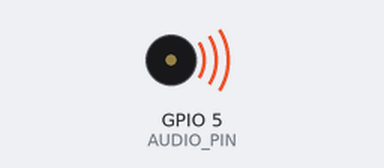
Bench run of a sketch on a simulated ESP32. On the bench: buzzer (waves = sounding). Random numbers use the default seed unless the sketch sets one; what the sketch prints to the serial monitor is not drawn.

Above: at 0.1 s.
Timing chart, 0 to 37.3 s (numbered marks = the images above):
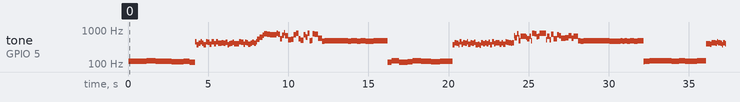

Measured:
- by itself, tone on GPIO 5 (AUDIO_PIN): plays 120 Hz for 0.37 s, 121 Hz for 0.05 s, 122 Hz for 0.20 s, 121 Hz for 0.52 s, 126 Hz for 0.56 s, 120 Hz for 0.98 s … (215 notes in this stretch)

The sketch:

v2_ledc_gpio5.ino
```cpp
// =============================================================================
// 09_audio_events – Variant 2: LEDC tone on GPIO5
// =============================================================================
// Concept: Same event scheduler but outputting real tones via ESP32 LEDC.
//
// anxious.ino uses ESP32 LEDC (hardware PWM) to generate tones for the LM386
// audio amplifier.  ledcWriteTone() sets the frequency; ledcWrite() sets the
// duty (volume).
//
// This sketch uses GPIO5 (AUDIO_PIN) to match anxious.ino.  You can connect
// a small speaker or piezo directly to GPIO5 + GND for basic testing,
// or route through an LM386 module for proper amplification.
//
// Requires ESP32 Arduino core 3.x (uses ledcAttachChannel / ledcWriteTone).
//
// Wiring:
//   GPIO5 → speaker/piezo positive terminal → negative → GND
//   (for better output: GPIO5 → coupling cap → LM386 input)
// =============================================================================

// ---- Tuning knobs -----------------------------------------------------------
constexpr int  AUDIO_PIN          = 5;    // must match anxious.ino
constexpr int  AUDIO_LEDC_CH      = 2;
constexpr int  AUDIO_LEDC_RES     = 8;    // 8-bit duty (0..255)
constexpr float AUDIO_VOLUME_SCALE = 0.35f; // global volume trim
// State cycle duration (ms) – cycles through states automatically
constexpr uint32_t STATE_CYCLE_MS  = 4000;
// -----------------------------------------------------------------------------

enum class MoodState : uint8_t { Idle, Excited, Anxious, Friendly };

static uint32_t audioNextEventMs = 0;
static uint32_t audioEventEndMs  = 0;
static float    audioFreqHz      = 0.0f;
static uint8_t  audioDuty        = 0;

uint32_t lastStateCycleMs = 0;
MoodState currentState    = MoodState::Idle;

float clamp01(float x)         { return x < 0 ? 0 : (x > 1 ? 1 : x); }
float frand(float a, float b)  { return a + (b - a) * random(0, 10000) / 10000.0f; }

void audioSilence() { ledcWrite(AUDIO_PIN, 0); }

void audioTone(float hz, uint8_t duty) {
  if (hz < 1.0f || duty == 0) { audioSilence(); return; }
  uint8_t scaled = (uint8_t)(duty * AUDIO_VOLUME_SCALE);
  if (scaled == 0 && duty > 0) scaled = 1;
  ledcWriteTone(AUDIO_PIN, (uint32_t)hz);
  ledcWrite(AUDIO_PIN, scaled);
}

void audioTick(uint32_t now) {
  if (now < audioEventEndMs) {
    float drift = 1.0f + frand(-0.006f, 0.006f);
    audioTone(audioFreqHz * drift, audioDuty);
    return;
  }
  if (now < audioNextEventMs) { audioSilence(); return; }

  switch (currentState) {
    case MoodState::Idle:
      audioFreqHz = 120.0f + frand(-6.0f, 6.0f);
      audioDuty   = 20;
      audioEventEndMs  = now + (uint32_t)(55 + frand(0, 35));
      audioNextEventMs = now + (uint32_t)(260 + frand(0, 380));
      break;
    case MoodState::Excited:
      audioFreqHz = 400.0f + frand(-40.0f, 60.0f);
      audioDuty   = 80;
      audioEventEndMs  = now + (uint32_t)(30 + frand(0, 25));
      audioNextEventMs = now + (uint32_t)(80 + frand(0, 60));
      break;
    case MoodState::Anxious:
      audioFreqHz = 600.0f + frand(-120.0f, 220.0f);
      audioDuty   = 55;
      audioEventEndMs  = now + (uint32_t)(12 + frand(0, 35));
      audioNextEventMs = now + (uint32_t)(30 + frand(0, 180));
      break;
    case MoodState::Friendly:
      audioFreqHz = 480.0f + frand(-12.0f, 12.0f);
      audioDuty   = 50;
      audioEventEndMs  = now + (uint32_t)(60 + frand(0, 40));
      audioNextEventMs = now + (uint32_t)(120 + frand(0, 120));
      break;
  }
  audioTone(audioFreqHz, audioDuty);
}

const char* stateName(MoodState s) {
  switch(s) {
    case MoodState::Idle:     return "Idle";
    case MoodState::Excited:  return "Excited";
    case MoodState::Anxious:  return "Anxious";
    case MoodState::Friendly: return "Friendly";
  }
  return "?";
}

void setup() {
  Serial.begin(115200);
  ledcAttachChannel(AUDIO_PIN, 1000, AUDIO_LEDC_RES, AUDIO_LEDC_CH);
  ledcWrite(AUDIO_PIN, 0);
  randomSeed(esp_random());
  lastStateCycleMs = millis();
  Serial.println("09_audio_events v2 – LEDC tone GPIO5");
}

void loop() {
  uint32_t now = millis();

  // Auto-cycle through states
  if (now - lastStateCycleMs >= STATE_CYCLE_MS) {
    lastStateCycleMs = now;
    currentState = (MoodState)(((int)currentState + 1) % 4);
    Serial.print("STATE -> "); Serial.println(stateName(currentState));
  }

  audioTick(now);
}
```
